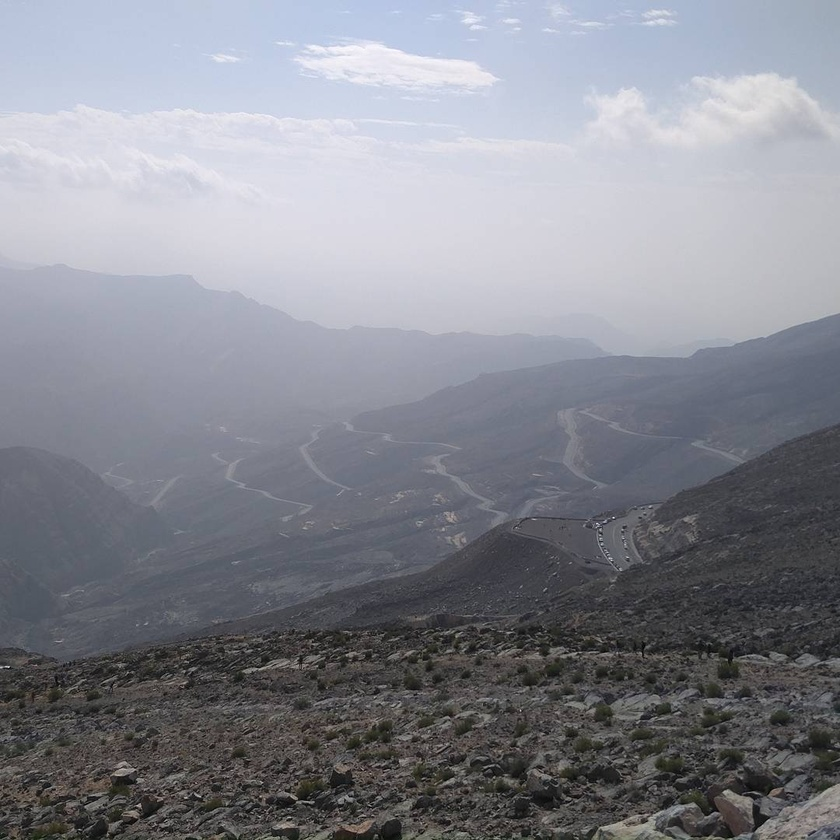
%> input picture proj1/enhance/trek.jpg, 840 x 840 px, shrunk from 1080 x 1080 before the run
$ octave enhancecontrast.m   (GNU Octave 9; MATLAB toolbox functions it lacks are replaced by stand-ins)
%> lines starting %> are read from the running program, lines starting %| are printed output that depends on the picture
im = imread('../../enhance/trek.jpg');
%> im is the input picture: size 840x840x3 uint8; mean R, G, B 133.9, 135.8, 144.1
im = im2double(im);
%> im: size 840x840x3 double

%% color rebalance

mn = mean(im(:));
%> mn = 0.541
alpha_values = mn ./ [mean(im(:,:,1)) mean(im(:,:,2)), mean(im(:,:,3))];
%> alpha_values = 2520 values, max 1.21 at index 840, min 0.893 at index 1964, mean 1
bal_im = cat(3, alpha_values(1)*im(:,:,1), alpha_values(2)*im(:,:,2), alpha_values(2)*im(:,:,3));

% [6 lines of commented-out code are left out]

%% gamma correction for improved contrast
im = imread('../../enhance/trek.jpg');
im = im2double(im);
gamma = 1.6
img = im .^ gamma;
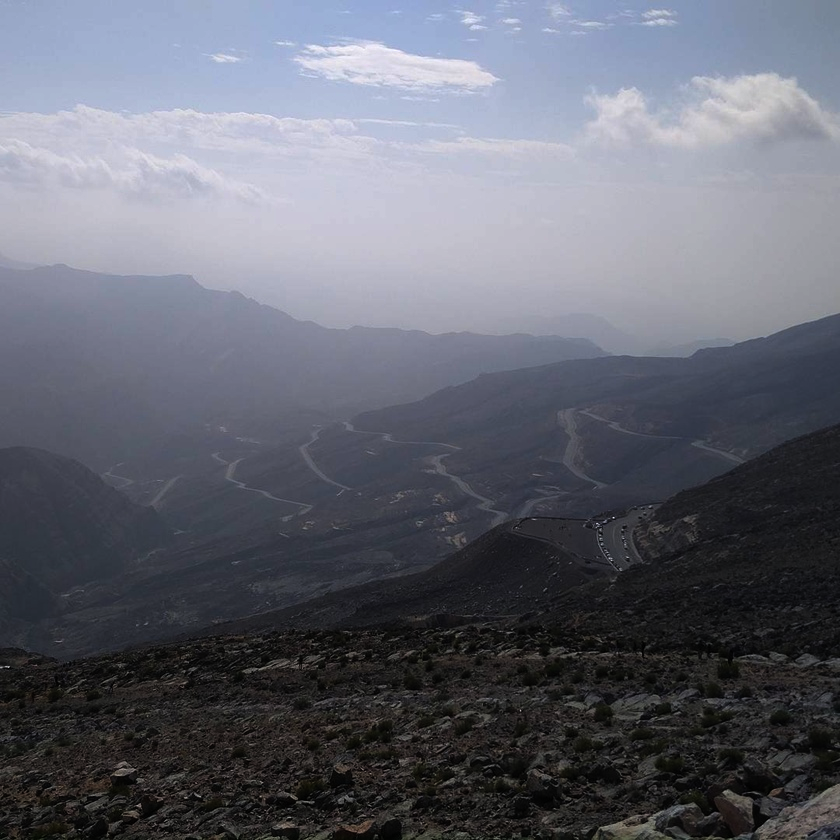
%> img: size 840x840x3 double; mean R, G, B 0.392, 0.402, 0.444

figure;
imshow(img);
